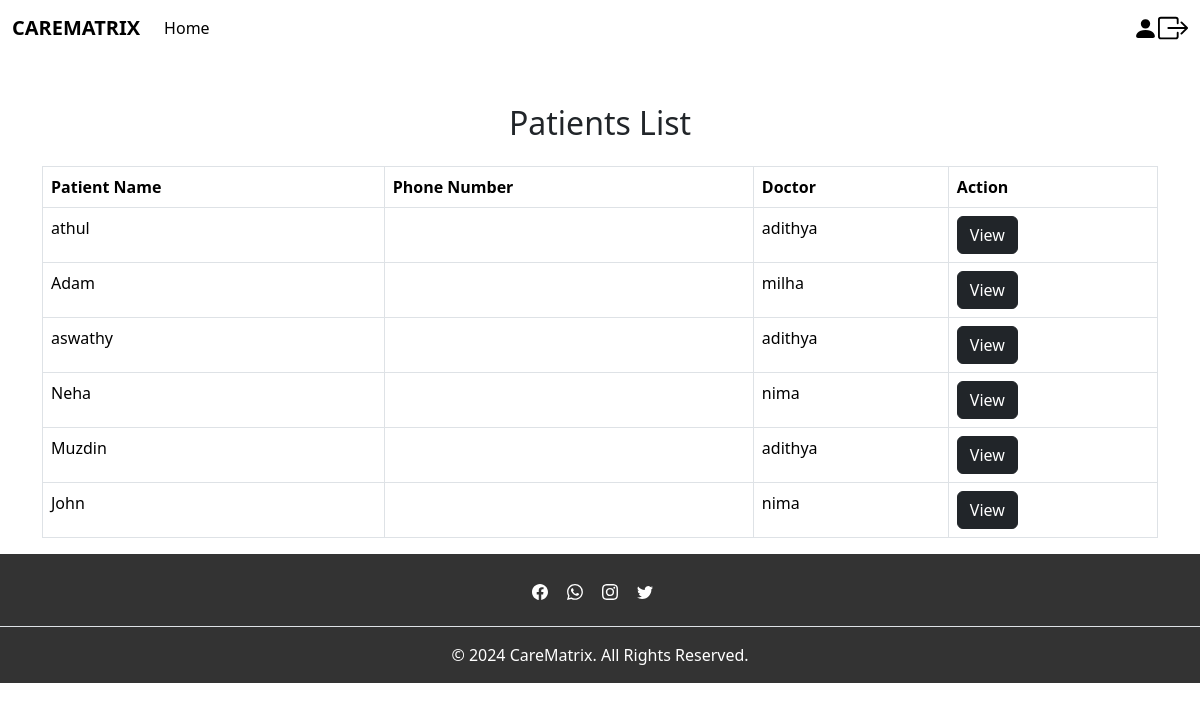
/patients_list, run on an earlier commit of the app's database.
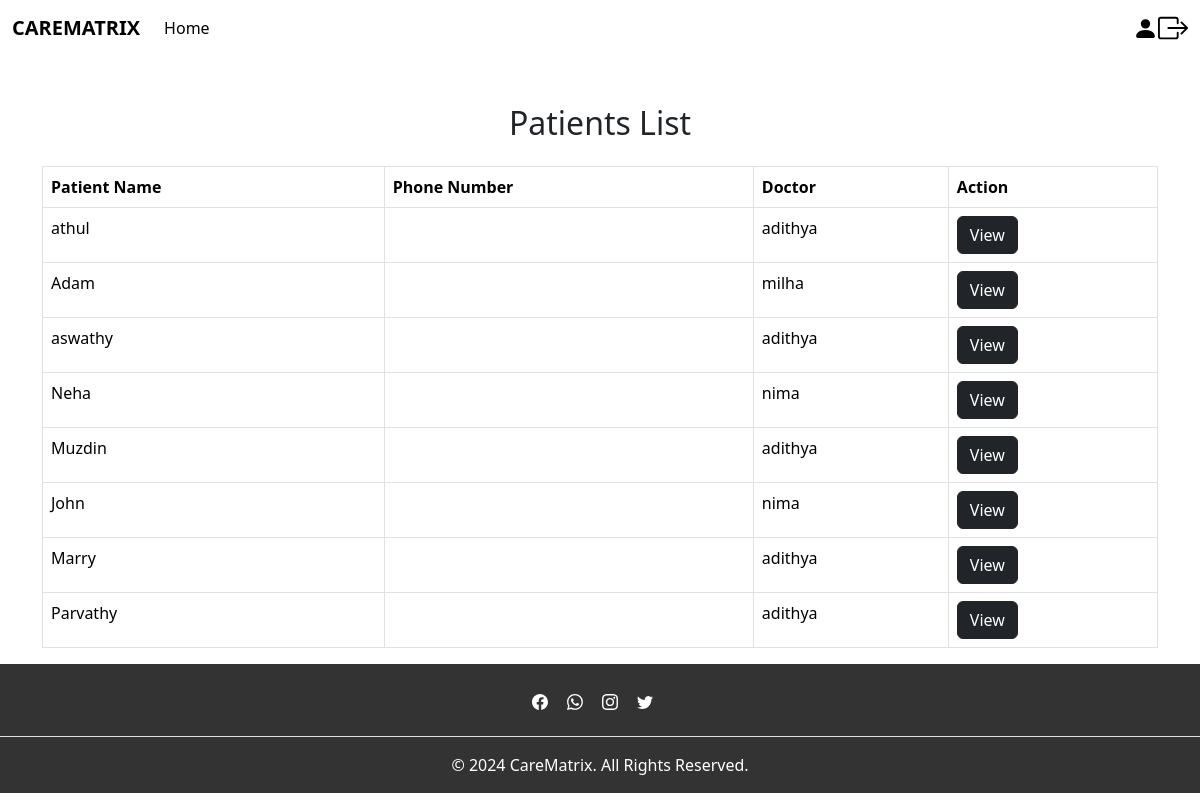
And on a later commit of the database.
### app/models.py (models this page shows)
class PatientConsultation(models.Model):
    doctor = models.ForeignKey(CustomUser, on_delete=models.CASCADE, related_name='consultations_as_doctor')
    user_id = models.ForeignKey(CustomUser,on_delete=models.CASCADE, related_name='consultations_as_patient')
    name = models.CharField(max_length=100)
    age = models.IntegerField(validators=[MinValueValidator(0), MaxValueValidator(120)])
    height = models.IntegerField(null=True, validators=[MinValueValidator(0)])
    weight = models.IntegerField(validators=[MinValueValidator(0)])
    state = models.CharField(max_length=100)
    condition = models.TextField()
    medicine = models.TextField()
    created_at = models.DateTimeField(auto_now_add=True)
    status = models.CharField(null=True,blank=True,max_length=100)
    fees = models.DecimalField(max_digits=10, decimal_places=2, default=0.00)
    def __str__(self):
        return self.name

class CustomUser(AbstractUser):
    Phonenumber=models.IntegerField(null=True,blank=True,unique=True)
    Age=models.IntegerField(null=True,blank=True)
    Address=models.CharField(null=True,blank=True,max_length=100)
    DOB=models.DateField(null=True,blank=True)
    usertype=models.CharField(max_length=200)
    Image = models.FileField(null=True, blank=True)

### app/views.py (the view)
# urls.py: path('patients_list',views.patients_list,name='patients_list'),
def patients_list(request):
    consultation1 = PatientConsultation.objects.all()
    print(consultation1)
    return render(request, 'admin/patients_list.html', {'consultation': consultation1})

### template/admin/patients_list.html (shortened to what this page needs)
{% extends 'admin/base_admin.html' %}
{% block content %}
<div class="container mt-5">
    <h2 class="text-center mb-4">Patients List</h2>
    <table class="table table-bordered table-hover">
        <thead class="thead-dark">
            <tr>
                <th>Patient Name</th>
                <th>Phone Number</th>
                <th>Doctor</th>
                <th>Action</th>
            </tr>
        </thead>
        <tbody>
            {% for i in consultation %}
            <tr>
                <td>{{ i.name }}</td>
                <td>{{ i.phone }}</td>
                <td>{{ i.doctor.username }}</td>
                <td>
                    <button type="submit" class="btn btn-dark"><a href="{% url 'patient_details' %}">View</a></button>
                </td>
            </tr>
            {% endfor %}
        </tbody>
    </table>
</div>
{% endblock %}

What changed in the data, as far as the page shows it:
added PatientConsultation: name "Marry", doctor.username "adithya"
added PatientConsultation: name "Parvathy", doctor.username "adithya"
